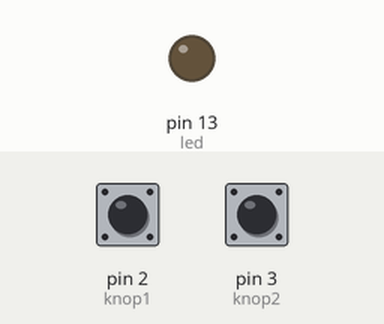
The sketch below on a simulated Arduino Uno, built with avr-gcc and run on an emulated ATmega328P. On the bench: output pins drawn as LEDs (lit = HIGH). The inputs (shaded band) are chosen by the test bench; at power-on: pin 2 (knop1) LOW, pin 3 (knop2) LOW.

Above: at 1.2 s.
1.3 s: pin 2 (knop1) pulled HIGH for 0.15 s
At 1.37 s:
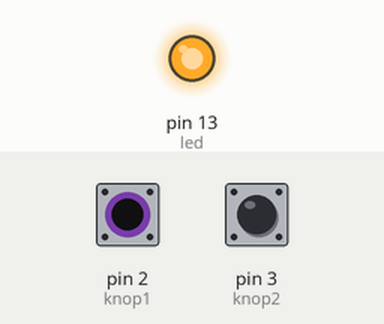
2.9 s: pin 2 (knop1) pulled HIGH for 3.2 s
At 6.8 s:
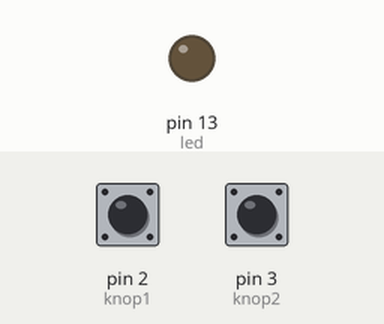
7.6 s: pin 3 (knop2) pulled HIGH for 3.2 s
At 7.9 s:
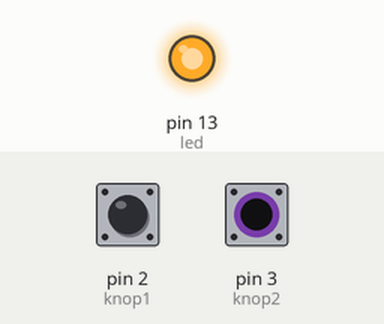
Timing chart, 0 to 12.3 s (numbered marks = the images above; inputs shaded):
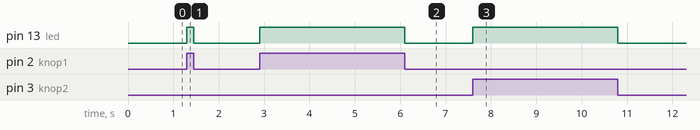

Measured:
- after the input at 1.3 s, pin 13 (led): LOW → HIGH at once, → LOW 0.15 s later
- after the input at 2.9 s, pin 13 (led): LOW → HIGH at once, → LOW 3.2 s later
- after the input at 7.6 s, pin 13 (led): LOW → HIGH at once, → LOW 3.2 s later

The sketch:

_05_Of__En_functie.ino
```cpp
int knop1 = 2;            // knop aan pin 2
int knop2 = 3;            // knop aan pin 3
int led =  13;            // led aan pin 13
int toestandknop1 = 0;    // variabele voor het lezen van de knop 1
int toestandknop2 = 0;    // variabele voor het lezen van de knop 2

void setup()
{
	pinMode(led, OUTPUT);       //ledpin is output
	pinMode(knop1, INPUT);      //knop1 is input
	pinMode(knop2, INPUT);      //knop2 is input
}
void loop()
{
	toestandknop1 = digitalRead(knop1); //toestandknop is de waarde van knop1
	toestandknop2 = digitalRead(knop2); //toestandknop is de waarde van knop2
	if (toestandknop1 ^ toestandknop2)
	{
		digitalWrite(led, HIGH);        // lamp gaat aan
	}
	else
	{
		digitalWrite(led, LOW);         // lamp gaat uit
	}
}
```
